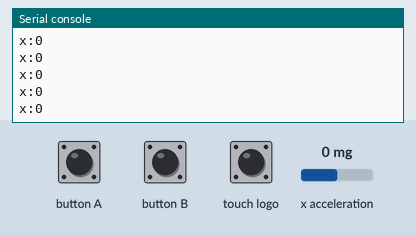
This program was run on a simulated BBC micro:bit running MicroPython. Parts: the last lines printed to the serial console. The inputs (shaded band) are chosen by the test bench; at power-on: x acceleration 0 mg.

Above: at 1.2 s.
1.3 s: button A pressed for 0.15 s
2.9 s: button B pressed for 0.15 s
4.5 s: touch logo pressed for 0.15 s
6.1 s: x acceleration set to -1440 mg
At 7.1 s:
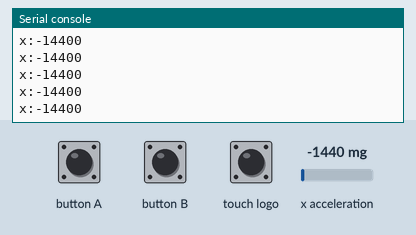
7.6 s: x acceleration set to -750 mg
At 8.4 s:
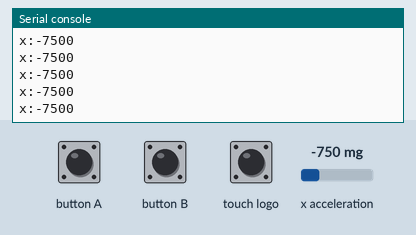
Timing chart, 0 to 10.1 s (numbered marks = the images above; inputs shaded):
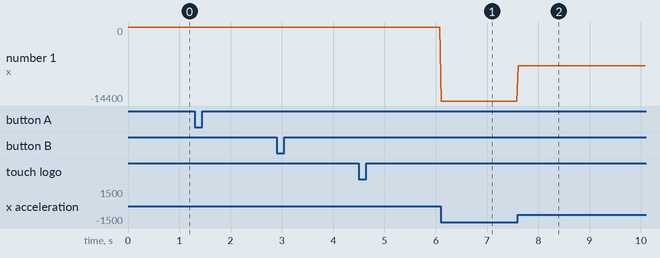

The program:

dodge.py
```python
from microbit import *

# ===== 설정 =====
SENSITIVITY = 10  # 감도 (기본: 높음, 줄이면 정밀)

def move(x):
    print("x:{}".format(int(x)))

logo_was_touched = False

while True:
    x = accelerometer.get_x() * SENSITIVITY
    move(x)

    # ★☆☆ A버튼 → 왼쪽 순간이동
    if button_a.was_pressed():
        print("left")

    # ★☆☆ B버튼 → 오른쪽 순간이동
    if button_b.was_pressed():
        print("right")

    # ★★☆ 로고 터치 → boom (엣지 감지, 한번만)
    logo_touched = pin_logo.is_touched()
    if logo_touched and not logo_was_touched:
        print("boom")
    logo_was_touched = logo_touched

    sleep(30)
```

Measured:
- after the input at 6.1 s, the serial console: prints a new line at once (image 1)
- after the input at 7.6 s, the serial console: prints a new line at once (image 2)
- plotted number 1: 0 → -14400 after the input at 6.1 s, -14400 → -7500 after the input at 7.6 s
